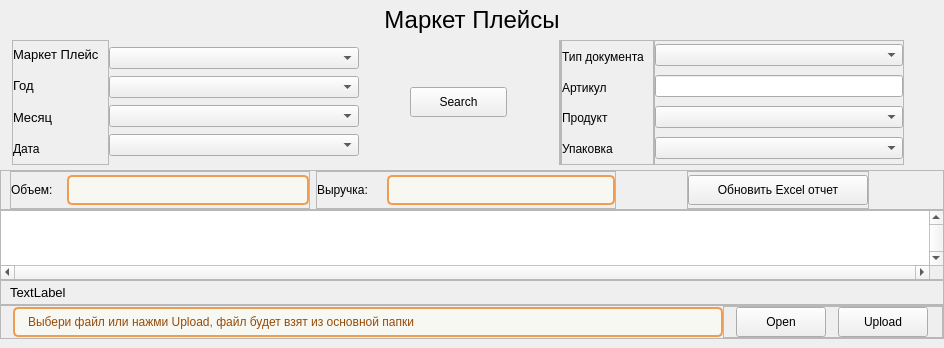
    <widget class="QWidget" name="widget" native="true">
     <layout class="QVBoxLayout" name="verticalLayout">
      <property name="spacing">
       <number>0</number>
      </property>
      <property name="leftMargin">
       <number>0</number>
      </property>
      <property name="topMargin">
       <number>0</number>
      </property>
      <property name="rightMargin">
       <number>0</number>
      </property>
      <property name="bottomMargin">
       <number>9</number>
      </property>
      <item>
       <widget class="QLabel" name="Title_label">
        <property name="minimumSize">
         <size>
          <width>0</width>
          <height>40</height>
         </size>
        </property>
        <property name="maximumSize">
         <size>
          <width>16777215</width>
          <height>40</height>
         </size>
        </property>
        <property name="font">
         <font>
          <family>Tahoma</family>
          <pointsize>18</pointsize>
          <italic>false</italic>
          <bold>false</bold>
         </font>
        </property>
        <property name="layoutDirection">
         <enum>Qt::LayoutDirection::LeftToRight</enum>
        </property>
        <property name="text">
         <string>Маркет Плейсы</string>
        </property>
        <property name="alignment">
         <set>Qt::AlignmentFlag::AlignCenter</set>
        </property>
       </widget>
      </item>
      <item>
       <widget class="QFrame" name="frame_Search">
        <property name="minimumSize">
         <size>
          <width>0</width>
          <height>130</height>
         </size>
        </property>
        <property name="maximumSize">
         <size>
          <width>16777215</width>
          <height>16777215</height>
         </size>
        </property>
        <layout class="QHBoxLayout" name="horizontalLayout_5">
         <property name="spacing">
          <number>0</number>
         </property>
         <property name="leftMargin">
          <number>12</number>
         </property>
         <property name="topMargin">
          <number>0</number>
         </property>
         <property name="rightMargin">
          <number>0</number>
         </property>
         <property name="bottomMargin">
          <number>5</number>
         </property>
         <item>
          <widget class="QFrame" name="frame">
           <property name="minimumSize">
            <size>
             <width>80</width>
             <height>0</height>
            </size>
           </property>
           <property name="maximumSize">
            <size>
             <width>16777215</width>
             <height>16777215</height>
            </size>
           </property>
           <property name="frameShape">
            <enum>QFrame::Shape::StyledPanel</enum>
           </property>
           <property name="frameShadow">
            <enum>QFrame::Shadow::Raised</enum>
           </property>
           <layout class="QVBoxLayout" name="verticalLayout_2">
            <property name="leftMargin">
             <number>0</number>
            </property>
            <property name="topMargin">
             <number>0</number>
            </property>
            <property name="rightMargin">
             <number>9</number>
            </property>
            <property name="bottomMargin">
             <number>3</number>
            </property>
            <item>
             <widget class="QLabel" name="label_3">
              <property name="font">
               <font>
                <family>Tahoma</family>
                <pointsize>10</pointsize>
                <italic>false</italic>
                <bold>false</bold>
               </font>
              </property>
              <property name="text">
               <string>Маркет Плейс</string>
              </property>
             </widget>
            </item>
            <item>
             <widget class="QLabel" name="label_2">
              <property name="font">
               <font>
                <family>Tahoma</family>
                <pointsize>10</pointsize>
                <italic>false</italic>
                <bold>false</bold>
               </font>
              </property>
              <property name="text">
               <string>Год</string>
              </property>
             </widget>
            </item>
            <item>
             <widget class="QLabel" name="label_5">
              <property name="font">
               <font>
                <family>Tahoma</family>
                <pointsize>10</pointsize>
                <italic>false</italic>
                <bold>false</bold>
               </font>
              </property>
              <property name="text">
               <string>Месяц</string>
              </property>
             </widget>
            </item>
            <item>
             <widget class="QLabel" name="label_4">
              <property name="text">
               <string>Дата</string>
              </property>
             </widget>
            </item>
           </layout>
          </widget>
         </item>
         <item>
          <widget class="QFrame" name="frame_2">
           <property name="minimumSize">
            <size>
             <width>250</width>
             <height>120</height>
            </size>
           </property>
           <property name="maximumSize">
            <size>
             <width>300</width>
             <height>16777215</height>
            </size>
           </property>
           <layout class="QVBoxLayout" name="verticalLayout_3">
            <property name="spacing">
             <number>0</number>
            </property>
            <property name="leftMargin">
             <number>0</number>
            </property>
            <property name="topMargin">
             <number>0</number>
            </property>
            <property name="rightMargin">
             <number>0</number>
            </property>
            <property name="bottomMargin">
             <number>0</number>
            </property>
            <item>
             <widget class="QComboBox" name="line_marketPl">
              <property name="minimumSize">
               <size>
                <width>0</width>
                <height>22</height>
               </size>
              </property>
              <property name="maximumSize">
               <size>
                <width>16777215</width>
                <height>22</height>
               </size>
              </property>
              <property name="iconSize">
               <size>
                <width>16</width>
                <height>16</height>
               </size>
              </property>
             </widget>
            </item>
            <item>
             <widget class="QComboBox" name="line_Year">
              <property name="minimumSize">
               <size>
                <width>0</width>
                <height>22</height>
               </size>
              </property>
              <property name="maximumSize">
               <size>
                <width>16777215</width>
                <height>22</height>
               </size>
              </property>
             </widget>
            </item>
            <item>
             <widget class="QComboBox" name="line_Mnth">
              <property name="minimumSize">
               <size>
                <width>0</width>
                <height>22</height>
               </size>
              </property>
              <property name="maximumSize">
               <size>
                <width>16777215</width>
                <height>22</height>
               </size>
              </property>
             </widget>
            </item>
            <item>
             <widget class="QComboBox" name="line_Date">
              <property name="minimumSize">
               <size>
                <width>0</width>
                <height>22</height>
               </size>
              </property>
              <property name="maximumSize">
               <size>
                <width>16777215</width>
                <height>22</height>
               </size>
              </property>
             </widget>
            </item>
           </layout>
          </widget>
         </item>
         <item>
          <spacer name="horizontalSpacer">
           <property name="orientation">
            <enum>Qt::Orientation::Horizontal</enum>
           </property>
           <property name="sizeType">
            <enum>QSizePolicy::Policy::Fixed</enum>
           </property>
           <property name="sizeHint" stdset="0">
            <size>
             <width>50</width>
             <height>20</height>
            </size>
           </property>
          </spacer>
         </item>
         <item>
          <widget class="QFrame" name="frame_3">
           <property name="minimumSize">
            <size>
             <width>100</width>
             <height>0</height>
            </size>
           </property>
           <property name="maximumSize">
            <size>
             <width>93</width>
             <height>16777215</height>
            </size>
           </property>
           <layout class="QVBoxLayout" name="verticalLayout_4">
            <property name="spacing">
             <number>0</number>
            </property>
            <property name="leftMargin">
             <number>1</number>
            </property>
            <property name="topMargin">
             <number>0</number>
            </property>
            <property name="rightMargin">
             <number>1</number>
            </property>
            <property name="bottomMargin">
             <number>0</number>
            </property>
            <item>
             <widget class="QPushButton" name="btn_find">
              <property name="minimumSize">
               <size>
                <width>97</width>
                <height>30</height>
               </size>
              </property>
              <property name="maximumSize">
               <size>
                <width>92</width>
                <height>16777215</height>
               </size>
              </property>
              <property name="text">
               <string>Search</string>
              </property>
              <property name="icon">
               <iconset resource="../resource.qrc">
                <normaloff>:/icon/icon/search — копия — копия.svg</normaloff>:/icon/icon/search — копия — копия.svg</iconset>
              </property>
             </widget>
            </item>
           </layout>
          </widget>
         </item>
         <item>
          <spacer name="horizontalSpacer_3">
           <property name="orientation">
            <enum>Qt::Orientation::Horizontal</enum>
           </property>
           <property name="sizeType">
            <enum>QSizePolicy::Policy::Fixed</enum>
           </property>
           <property name="sizeHint" stdset="0">
            <size>
             <width>50</width>
             <height>20</height>
            </size>
           </property>
          </spacer>
         </item>
         <item>
          <widget class="QFrame" name="frame_6">
           <property name="frameShape">
            <enum>QFrame::Shape::StyledPanel</enum>
           </property>
           <property name="frameShadow">
            <enum>QFrame::Shadow::Raised</enum>
           </property>
           <layout class="QHBoxLayout" name="horizontalLayout_2">
            <property name="spacing">
             <number>0</number>
            </property>
            <property name="leftMargin">
             <number>0</number>
            </property>
            <property name="topMargin">
             <number>0</number>
            </property>
            <property name="rightMargin">
             <number>0</number>
            </property>
            <property name="bottomMargin">
             <number>0</number>
            </property>
           </layout>
          </widget>
         </item>
         <item>
          <widget class="QFrame" name="frame_4">
           <property name="minimumSize">
            <size>
             <width>80</width>
             <height>0</height>
            </size>
           </property>
           <property name="frameShape">
            <enum>QFrame::Shape::StyledPanel</enum>
           </property>
           <property name="frameShadow">
            <enum>QFrame::Shadow::Raised</enum>
           </property>
           <layout class="QVBoxLayout" name="verticalLayout_5">
            <property name="leftMargin">
             <number>0</number>
            </property>
            <property name="topMargin">
             <number>3</number>
            </property>
            <property name="bottomMargin">
             <number>3</number>
            </property>
            <item>
             <widget class="QLabel" name="label_6">
              <property name="text">
               <string>Тип документа</string>
              </property>
             </widget>
            </item>
            <item>
             <widget class="QLabel" name="label_8">
              <property name="text">
               <string>Артикул</string>
              </property>
             </widget>
            </item>
            <item>
             <widget class="QLabel" name="label_7">
              <property name="text">
               <string>Продукт</string>
              </property>
             </widget>
            </item>
            <item>
             <widget class="QLabel" name="label">
              <property name="text">
               <string>Упаковка</string>
              </property>
             </widget>
            </item>
           </layout>
          </widget>
         </item>
         <item>
          <widget class="QFrame" name="frame_5">
           <property name="minimumSize">
            <size>
             <width>250</width>
             <height>120</height>
            </size>
           </property>
           <property name="maximumSize">
            <size>
             <width>300</width>
             <height>16777215</height>
            </size>
           </property>
           <property name="frameShape">
            <enum>QFrame::Shape::StyledPanel</enum>
           </property>
           <property name="frameShadow">
            <enum>QFrame::Shadow::Raised</enum>
           </property>
           <layout class="QVBoxLayout" name="verticalLayout_6">
            <property name="leftMargin">
             <number>0</number>
            </property>
            <property name="topMargin">
             <number>0</number>
            </property>
            <property name="rightMargin">
             <number>0</number>
            </property>
            <property name="bottomMargin">
             <number>0</number>
            </property>
            <item>
             <widget class="QComboBox" name="line_doc_type">
              <property name="minimumSize">
               <size>
                <width>0</width>
                <height>22</height>
               </size>
              </property>
              <property name="maximumSize">
               <size>
                <width>16777215</width>
                <height>22</height>
               </size>
              </property>
             </widget>
            </item>
            <item>
             <widget class="QLineEdit" name="line_article">
              <property name="minimumSize">
               <size>
                <width>0</width>
                <height>22</height>
               </size>
              </property>
              <property name="maximumSize">
               <size>
                <width>16777215</width>
                <height>22</height>
               </size>
              </property>
             </widget>
            </item>
            <item>
             <widget class="QComboBox" name="line_product">
              <property name="minimumSize">
               <size>
                <width>0</width>
                <height>22</height>
               </size>
              </property>
              <property name="maximumSize">
               <size>
                <width>16777215</width>
                <height>22</height>
               </size>
              </property>
             </widget>
            </item>
            <item>
             <widget class="QComboBox" name="line_pack">
              <property name="minimumSize">
               <size>
                <width>0</width>
                <height>22</height>
               </size>
              </property>
              <property name="maximumSize">
               <size>
                <width>16777215</width>
                <height>22</height>
               </size>
              </property>
             </widget>
            </item>
           </layout>
          </widget>
         </item>
         <item>
          <spacer name="horizontalSpacer_2">
           <property name="orientation">
            <enum>Qt::Orientation::Horizontal</enum>
           </property>
           <property name="sizeHint" stdset="0">
            <size>
             <width>40</width>
             <height>20</height>
            </size>
           </property>
          </spacer>
         </item>
        </layout>
       </widget>
      </item>
      <item>
       <widget class="QFrame" name="frame_7">
        <property name="minimumSize">
         <size>
          <width>0</width>
          <height>40</height>
         </size>
        </property>
        <property name="styleSheet">
         <string notr="true"/>
        </property>
        <property name="frameShape">
         <enum>QFrame::Shape::StyledPanel</enum>
        </property>
        <property name="frameShadow">
         <enum>QFrame::Shadow::Raised</enum>
        </property>
        <layout class="QHBoxLayout" name="horizontalLayout_3">
         <property name="topMargin">
          <number>0</number>
         </property>
         <property name="rightMargin">
          <number>9</number>
         </property>
         <property name="bottomMargin">
          <number>0</number>
         </property>
         <item>
          <widget class="QFrame" name="frame_Vol">
           <property name="minimumSize">
            <size>
             <width>300</width>
             <height>0</height>
            </size>
           </property>
           <property name="frameShape">
            <enum>QFrame::Shape::StyledPanel</enum>
           </property>
           <property name="frameShadow">
            <enum>QFrame::Shadow::Raised</enum>
           </property>
           <layout class="QHBoxLayout" name="horizontalLayout_4">
            <property name="leftMargin">
             <number>0</number>
            </property>
            <property name="topMargin">
             <number>0</number>
            </property>
            <property name="rightMargin">
             <number>0</number>
            </property>
            <property name="bottomMargin">
             <number>0</number>
            </property>
            <item>
             <widget class="QLabel" name="label_9">
              <property name="minimumSize">
               <size>
                <width>50</width>
                <height>0</height>
               </size>
              </property>
              <property name="maximumSize">
               <size>
                <width>50</width>
                <height>16777215</height>
               </size>
              </property>
              <property name="text">
               <string>Объем:</string>
              </property>
             </widget>
            </item>
            <item>
             <widget class="QLabel" name="label_Volume">
              <property name="minimumSize">
               <size>
                <width>0</width>
                <height>30</height>
               </size>
              </property>
              <property name="maximumSize">
               <size>
                <width>16777215</width>
                <height>30</height>
               </size>
              </property>
              <property name="styleSheet">
               <string notr="true">QLabel {
	background-color: #f8f8f2;
	border-radius: 5px;
	border: 2px solid #f09d54;
	padding-left: 10px;
	color: #964b09;
	font: 700 10pt &quot;Tahoma&quot;;
}</string>
              </property>
              <property name="text">
               <string/>
              </property>
              <property name="alignment">
               <set>Qt::AlignmentFlag::AlignCenter</set>
              </property>
             </widget>
            </item>
           </layout>
          </widget>
         </item>
         <item>
          <widget class="QFrame" name="frame_Revenue">
           <property name="minimumSize">
            <size>
             <width>300</width>
             <height>0</height>
            </size>
           </property>
           <property name="frameShape">
            <enum>QFrame::Shape::StyledPanel</enum>
           </property>
           <property name="frameShadow">
            <enum>QFrame::Shadow::Raised</enum>
           </property>
           <layout class="QHBoxLayout" name="horizontalLayout_8">
            <property name="spacing">
             <number>0</number>
            </property>
            <property name="leftMargin">
             <number>0</number>
            </property>
            <property name="topMargin">
             <number>0</number>
            </property>
            <property name="rightMargin">
             <number>0</number>
            </property>
            <property name="bottomMargin">
             <number>0</number>
            </property>
            <item>
             <widget class="QLabel" name="label_11">
              <property name="minimumSize">
               <size>
                <width>70</width>
                <height>0</height>
               </size>
              </property>
              <property name="maximumSize">
               <size>
                <width>70</width>
                <height>16777215</height>
               </size>
              </property>
              <property name="text">
               <string>Выручка:</string>
              </property>
             </widget>
            </item>
            <item>
             <widget class="QLabel" name="label_Revenue">
              <property name="minimumSize">
               <size>
                <width>0</width>
                <height>30</height>
               </size>
              </property>
              <property name="maximumSize">
               <size>
                <width>16777215</width>
                <height>30</height>
               </size>
              </property>
              <property name="styleSheet">
               <string notr="true">QLabel {
	background-color: #f8f8f2;
	border-radius: 5px;
	border: 2px solid #f09d54;
	padding-left: 10px;
	color: #964b09;
	font: 700 10pt &quot;Tahoma&quot;;
}</string>
              </property>
              <property name="text">
               <string/>
              </property>
              <property name="alignment">
               <set>Qt::AlignmentFlag::AlignCenter</set>
              </property>
             </widget>
            </item>
           </layout>
          </widget>
         </item>
         <item>
          <spacer name="horizontalSpacer_4">
           <property name="orientation">
            <enum>Qt::Orientation::Horizontal</enum>
           </property>
           <property name="sizeHint" stdset="0">
            <size>
             <width>20</width>
             <height>20</height>
            </size>
           </property>
          </spacer>
         </item>
         <item>
          <widget class="QFrame" name="frame_8">
           <property name="minimumSize">
            <size>
             <width>182</width>
             <height>0</height>
            </size>
           </property>
           <property name="frameShape">
            <enum>QFrame::Shape::StyledPanel</enum>
           </property>
           <property name="frameShadow">
            <enum>QFrame::Shadow::Raised</enum>
           </property>
           <layout class="QHBoxLayout" name="horizontalLayout_9">
            <property name="spacing">
             <number>0</number>
            </property>
            <property name="leftMargin">
             <number>0</number>
            </property>
            <property name="topMargin">
             <number>0</number>
            </property>
            <property name="rightMargin">
             <number>0</number>
            </property>
            <property name="bottomMargin">
             <number>0</number>
            </property>
            <item>
             <widget class="QPushButton" name="btn_refresh">
              <property name="minimumSize">
               <size>
                <width>180</width>
                <height>30</height>
               </size>
              </property>
              <property name="maximumSize">
               <size>
                <width>180</width>
                <height>16777215</height>
               </size>
              </property>
              <property name="text">
               <string>Обновить Excel отчет</string>
              </property>
              <property name="icon">
               <iconset resource="../resource.qrc">
                <normaloff>:/icon/icon/refresh-ccw — копия — копия.svg</normaloff>:/icon/icon/refresh-ccw — копия — копия.svg</iconset>
              </property>
             </widget>
            </item>
           </layout>
          </widget>
         </item>
         <item>
          <spacer name="horizontalSpacer_5">
           <property name="orientation">
            <enum>Qt::Orientation::Horizontal</enum>
           </property>
           <property name="sizeHint" stdset="0">
            <size>
             <width>20</width>
             <height>20</height>
            </size>
           </property>
          </spacer>
         </item>
        </layout>
       </widget>
      </item>
      <item>
       <widget class="QTableWidget" name="table">
        <property name="font">
         <font>
          <family>Tahoma</family>
          <pointsize>10</pointsize>
         </font>
        </property>
        <property name="verticalScrollBarPolicy">
         <enum>Qt::ScrollBarPolicy::ScrollBarAlwaysOn</enum>
        </property>
        <property name="horizontalScrollBarPolicy">
         <enum>Qt::ScrollBarPolicy::ScrollBarAlwaysOn</enum>
        </property>
        <property name="sizeAdjustPolicy">
         <enum>QAbstractScrollArea::SizeAdjustPolicy::AdjustToContents</enum>
        </property>
        <property name="autoScrollMargin">
         <number>10</number>
        </property>
        <property name="selectionMode">
         <enum>QAbstractItemView::SelectionMode::SingleSelection</enum>
        </property>
        <property name="textElideMode">
         <enum>Qt::TextElideMode::ElideMiddle</enum>
        </property>
        <property name="sortingEnabled">
         <bool>true</bool>
        </property>
        <property name="wordWrap">
         <bool>true</bool>
        </property>
        <property name="columnCount">
         <number>0</number>
        </property>
        <attribute name="horizontalHeaderCascadingSectionResizes">
         <bool>true</bool>
        </attribute>
        <attribute name="horizontalHeaderMinimumSectionSize">
         <number>55</number>
        </attribute>
        <attribute name="horizontalHeaderShowSortIndicator" stdset="0">
         <bool>true</bool>
        </attribute>
        <attribute name="horizontalHeaderStretchLastSection">
         <bool>true</bool>
        </attribute>
        <attribute name="verticalHeaderVisible">
         <bool>false</bool>
        </attribute>
        <attribute name="verticalHeaderCascadingSectionResizes">
         <bool>true</bool>
        </attribute>
        <attribute name="verticalHeaderMinimumSectionSize">
         <number>25</number>
        </attribute>
        <attribute name="verticalHeaderDefaultSectionSize">
         <number>25</number>
        </attribute>
        <attribute name="verticalHeaderHighlightSections">
         <bool>false</bool>
        </attribute>
       </widget>
      </item>
      <item>
       <widget class="QFrame" name="frame_11">
        <property name="minimumSize">
         <size>
          <width>0</width>
          <height>25</height>
         </size>
        </property>
        <property name="frameShape">
         <enum>QFrame::Shape::StyledPanel</enum>
        </property>
        <property name="frameShadow">
         <enum>QFrame::Shadow::Raised</enum>
        </property>
        <layout class="QHBoxLayout" name="horizontalLayout_10">
         <property name="spacing">
          <number>0</number>
         </property>
         <property name="topMargin">
          <number>0</number>
         </property>
         <property name="bottomMargin">
          <number>0</number>
         </property>
         <item>
          <widget class="QLabel" name="label_msg">
           <property name="font">
            <font>
             <family>Tahoma</family>
             <pointsize>10</pointsize>
             <italic>false</italic>
             <bold>false</bold>
            </font>
           </property>
           <property name="text">
            <string>TextLabel</string>
           </property>
          </widget>
         </item>
        </layout>
       </widget>
      </item>
      <item>
       <widget class="QFrame" name="frame_9">
        <property name="frameShape">
         <enum>QFrame::Shape::StyledPanel</enum>
        </property>
        <property name="frameShadow">
         <enum>QFrame::Shadow::Raised</enum>
        </property>
        <layout class="QHBoxLayout" name="horizontalLayout_7">
         <property name="spacing">
          <number>0</number>
         </property>
         <property name="leftMargin">
          <number>12</number>
         </property>
         <property name="topMargin">
          <number>0</number>
         </property>
         <property name="rightMargin">
          <number>0</number>
         </property>
         <property name="bottomMargin">
          <number>0</number>
         </property>
         <item>
          <widget class="QLabel" name="label_plan_File">
           <property name="minimumSize">
            <size>
             <width>0</width>
             <height>30</height>
            </size>
           </property>
           <property name="maximumSize">
            <size>
             <width>16777215</width>
             <height>30</height>
            </size>
           </property>
           <property name="styleSheet">
            <string notr="true">QLabel {
	background-color: #f8f8f2;
	border-radius: 5px;
	border: 2px solid #f09d54;
	padding-left: 10px;
	color: #964b09;
	font: 10pt &quot;Tahoma&quot;;
}</string>
           </property>
           <property name="text">
            <string>Выбери файл или нажми Upload, файл будет взят из основной папки</string>
           </property>
          </widget>
         </item>
         <item>
          <widget class="QFrame" name="frame_10">
           <property name="minimumSize">
            <size>
             <width>220</width>
             <height>0</height>
            </size>
           </property>
           <property name="maximumSize">
            <size>
             <width>220</width>
             <height>16777215</height>
            </size>
           </property>
           <property name="frameShape">
            <enum>QFrame::Shape::StyledPanel</enum>
           </property>
           <property name="frameShadow">
            <enum>QFrame::Shadow::Raised</enum>
           </property>
           <layout class="QHBoxLayout" name="horizontalLayout_6">
            <property name="spacing">
             <number>0</number>
            </property>
            <property name="leftMargin">
             <number>0</number>
            </property>
            <property name="topMargin">
             <number>0</number>
            </property>
            <property name="rightMargin">
             <number>0</number>
            </property>
            <property name="bottomMargin">
             <number>0</number>
            </property>
            <item>
             <widget class="QPushButton" name="btn_open_file">
              <property name="minimumSize">
               <size>
                <width>90</width>
                <height>30</height>
               </size>
              </property>
              <property name="maximumSize">
               <size>
                <width>90</width>
                <height>16777215</height>
               </size>
              </property>
              <property name="text">
               <string>Open</string>
              </property>
              <property name="icon">
               <iconset resource="../resource.qrc">
                <normaloff>:/icon/icon/folder — копия — копия.svg</normaloff>:/icon/icon/folder — копия — копия.svg</iconset>
              </property>
             </widget>
            </item>
            <item>
             <widget class="QPushButton" name="btn_upload_file">
              <property name="minimumSize">
               <size>
                <width>90</width>
                <height>30</height>
               </size>
              </property>
              <property name="maximumSize">
               <size>
                <width>90</width>
                <height>16777215</height>
               </size>
              </property>
              <property name="text">
               <string>Upload</string>
              </property>
              <property name="icon">
               <iconset resource="../resource.qrc">
                <normaloff>:/icon/icon/upload — копия — копия.svg</normaloff>:/icon/icon/upload — копия — копия.svg</iconset>
              </property>
             </widget>
            </item>
           </layout>
          </widget>
         </item>
        </layout>
       </widget>
      </item>
     </layout>
    </widget>
